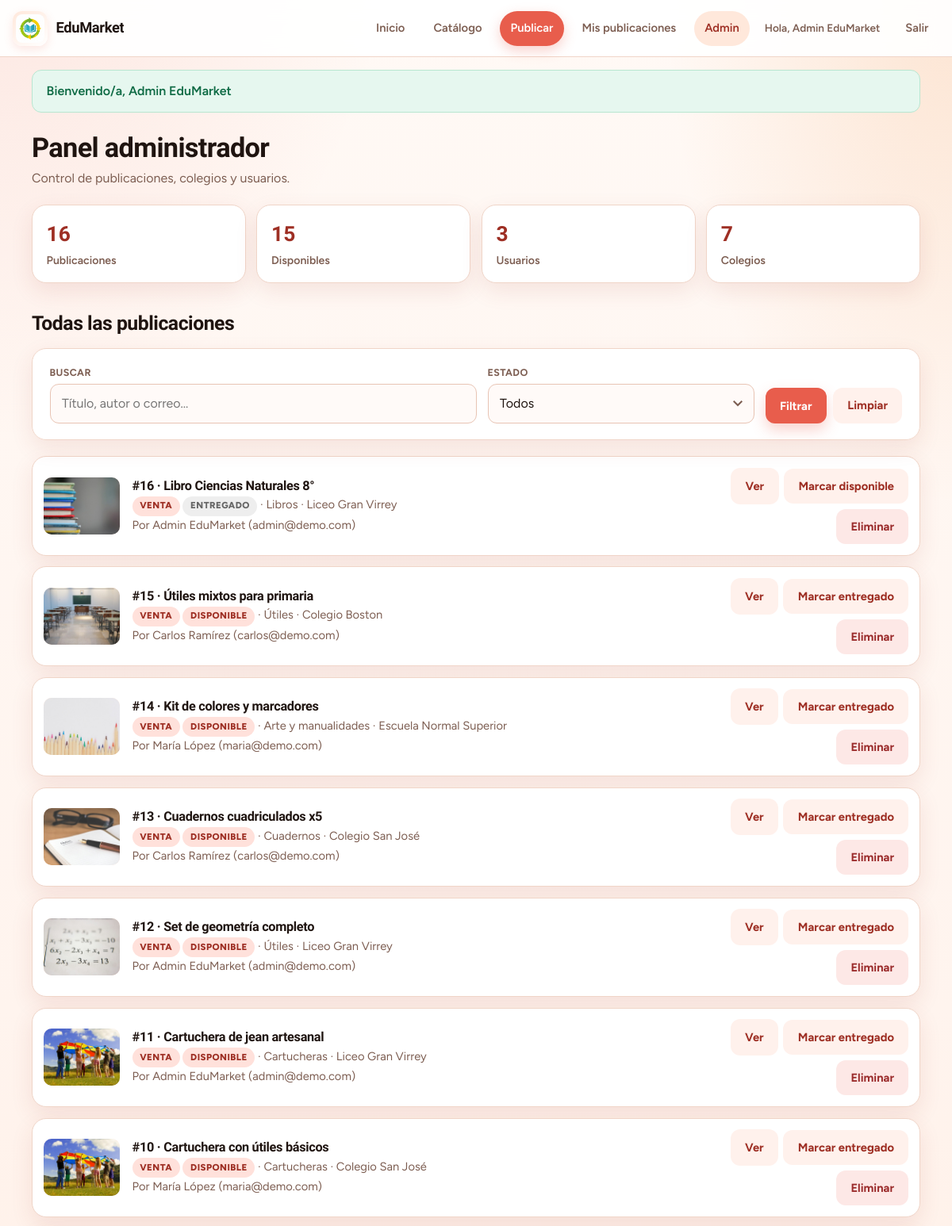
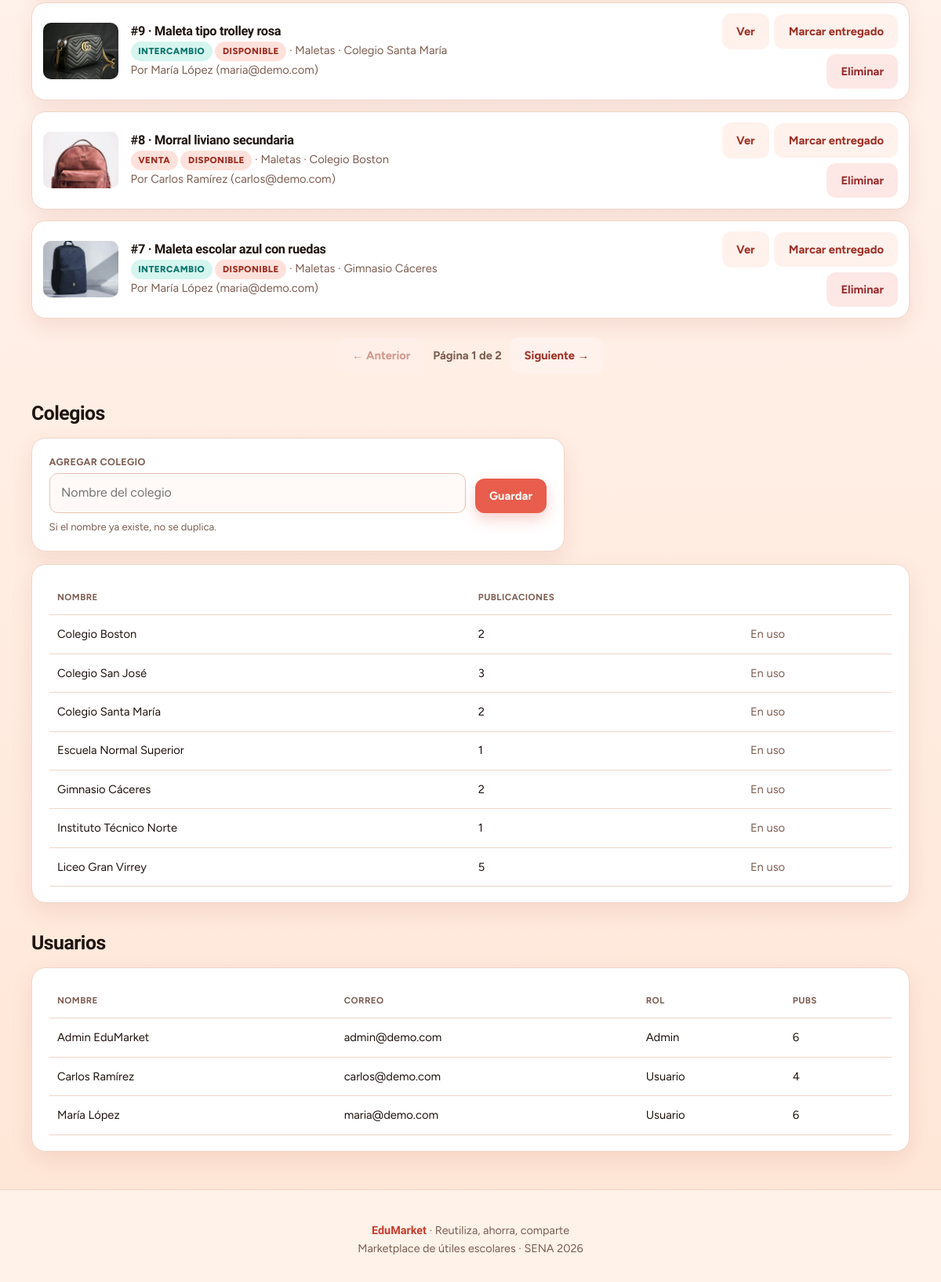
The app's page /admin.php (signed in) with its own data (2 pictures, top to bottom).
### tables this page shows
CREATE TABLE articulo (
  id_articulo INT AUTO_INCREMENT PRIMARY KEY,
  titulo VARCHAR(200) NOT NULL,
  descripcion TEXT,
  precio DECIMAL(10,2) NOT NULL DEFAULT 0.00,
  tipo ENUM('venta','intercambio') NOT NULL DEFAULT 'venta',
  estado ENUM('disponible','entregado') NOT NULL DEFAULT 'disponible',
  telefono_contacto VARCHAR(20) NOT NULL,
  foto_url VARCHAR(255) DEFAULT NULL,
  id_categoria INT NOT NULL,
  id_institucion INT NOT NULL,
  id_usuario INT NOT NULL,
  creado_en TIMESTAMP DEFAULT CURRENT_TIMESTAMP,
  CONSTRAINT fk_articulo_categoria FOREIGN KEY (id_categoria) REFERENCES categoria(id_categoria),
  CONSTRAINT fk_articulo_institucion FOREIGN KEY (id_institucion) REFERENCES institucion(id_institucion),
  CONSTRAINT fk_articulo_usuario FOREIGN KEY (id_usuario) REFERENCES usuario(id_usuario) ON DELETE CASCADE
);

CREATE TABLE categoria (
  id_categoria INT AUTO_INCREMENT PRIMARY KEY,
  nombre VARCHAR(80) NOT NULL UNIQUE
);

CREATE TABLE institucion (
  id_institucion INT AUTO_INCREMENT PRIMARY KEY,
  nombre VARCHAR(150) NOT NULL,
  UNIQUE KEY uq_institucion_nombre (nombre)
);

CREATE TABLE usuario (
  id_usuario INT AUTO_INCREMENT PRIMARY KEY,
  email VARCHAR(150) NOT NULL UNIQUE,
  nombre VARCHAR(120) NOT NULL,
  password_hash VARCHAR(255) NOT NULL,
  telefono VARCHAR(20) DEFAULT NULL,
  es_admin TINYINT(1) NOT NULL DEFAULT 0
);

### admin.php (the view, shortened to what this page needs)
<?php
require_once __DIR__ . "/includes/conexion.php";
require_once __DIR__ . "/includes/funciones.php";
$q = trim($_GET["q"] ?? "");
$estadoFiltro = trim($_GET["estado"] ?? "");
$where = " WHERE 1=1";
$types = "";
$params = [];
$countSql = "SELECT COUNT(*) AS total
 FROM articulo a
 JOIN usuario u ON u.id_usuario = a.id_usuario" . $where;
if ($types) {
    $stc = $mysqli->prepare($countSql);
    $stc->bind_param($types, ...$params);
    $stc->execute();
    $totalArts = (int)$stc->get_result()->fetch_assoc()["total"];
} else {
    $totalArts = (int)$mysqli->query($countSql)->fetch_assoc()["total"];
}
$pag = calcularPaginacion($totalArts, 10);
$queryKeep = array_filter([
    "q" => $q !== "" ? $q : null,
    "estado" => $estadoFiltro !== "" ? $estadoFiltro : null,
]);
$sql = "SELECT a.*, c.nombre AS categoria, i.nombre AS institucion,
        u.nombre AS autor, u.email AS autor_email
 FROM articulo a
 JOIN categoria c ON c.id_categoria = a.id_categoria
 JOIN institucion i ON i.id_institucion = a.id_institucion
 JOIN usuario u ON u.id_usuario = a.id_usuario"
 . $where
 . " ORDER BY a.id_articulo DESC LIMIT ? OFFSET ?";
$typesPage = $types . "ii";
$paramsPage = array_merge($params, [$pag["por_pagina"], $pag["offset"]]);
$st = $mysqli->prepare($sql);
$st->bind_param($typesPage, ...$paramsPage);
$st->execute();
$arts = $st->get_result()->fetch_all(MYSQLI_ASSOC);
$stats = [
    "articulos" => (int)$mysqli->query("SELECT COUNT(*) c FROM articulo")->fetch_assoc()["c"],
    "disponibles" => (int)$mysqli->query("SELECT COUNT(*) c FROM articulo WHERE estado='disponible'")->fetch_assoc()["c"],
    "usuarios" => (int)$mysqli->query("SELECT COUNT(*) c FROM usuario")->fetch_assoc()["c"],
    "colegios" => (int)$mysqli->query("SELECT COUNT(*) c FROM institucion")->fetch_assoc()["c"],
];
$insts = $mysqli->query(
    "SELECT i.*, (SELECT COUNT(*) FROM articulo a WHERE a.id_institucion=i.id_institucion) AS pubs
     FROM institucion i ORDER BY i.nombre"
)->fetch_all(MYSQLI_ASSOC);
$usuarios = $mysqli->query(
    "SELECT u.id_usuario, u.nombre, u.email, u.es_admin,
            (SELECT COUNT(*) FROM articulo a WHERE a.id_usuario=u.id_usuario) AS pubs
     FROM usuario u ORDER BY u.es_admin DESC, u.nombre"
)->fetch_all(MYSQLI_ASSOC);
require __DIR__ . "/includes/header.php";
?>
<main class="contenedor">
  <div class="page-head">
    <div>
      <h1>Panel administrador</h1>
      <p>Control de publicaciones, colegios y usuarios.</p>
    </div>
  </div>
  <div class="admin-stats">
    <div class="stat-card"><strong><?= $stats["articulos"] ?></strong><span>Publicaciones</span></div>
    <div class="stat-card"><strong><?= $stats["disponibles"] ?></strong><span>Disponibles</span></div>
    <div class="stat-card"><strong><?= $stats["usuarios"] ?></strong><span>Usuarios</span></div>
    <div class="stat-card"><strong><?= $stats["colegios"] ?></strong><span>Colegios</span></div>
  </div>
  <section class="section">
    <div class="section-head">
      <h2>Todas las publicaciones</h2>
    </div>
    <form class="panel filters admin-filters" method="get">
      <div>
        <label for="q">Buscar</label>
        <input id="q" name="q" placeholder="Título, autor o correo…" value="<?= e($q) ?>">
      </div>
      <div>
        <label for="estado">Estado</label>
        <select id="estado" name="estado">
          <option value="">Todos</option>
        </select>
      </div>
      <div class="filters-actions">
        <button class="btn btn-primary" type="submit">Filtrar</button>
        <a class="btn btn-ghost" href="admin.php">Limpiar</a>
      </div>
    </form>
    <?php if (!$arts): ?>
      <div class="empty-state"><h3>Sin publicaciones</h3></div>
    <?php else: ?>
      <div class="pub-grid">
        <?php foreach ($arts as $a):
          $foto = fotoArticulo($a["foto_url"], $a["categoria"]);
        ?>
          <article class="pub-item admin-pub">
            <div class="pub-thumb">
              <img src="<?= e($foto) ?>" alt="" loading="lazy">
            </div>
            <div>
              <h3>#<?= (int)$a["id_articulo"] ?> · <?= e($a["titulo"]) ?></h3>
              <p class="muted">
                <span class="badge <?= $a['tipo']==='intercambio'?'intercambio':'' ?>"><?= e(etiquetaTipo($a['tipo'])) ?></span>
                <?php if ($a["estado"] === "entregado"): ?>
                  <span class="badge entregado">Entregado</span>
                <?php else: ?>
                  <span class="badge">Disponible</span>
                <?php endif; ?>
                · <?= e($a["categoria"]) ?> · <?= e($a["institucion"]) ?>
              </p>
              <p class="muted">Por <?= e($a["autor"]) ?> (<?= e($a["autor_email"]) ?>)</p>
            </div>
            <div class="pub-actions">
              <a class="btn btn-ghost" href="articulo.php?id=<?= (int)$a['id_articulo'] ?>">Ver</a>
              <form method="post">
                <button class="btn btn-ghost" type="submit">
                  <?= $a['estado']==='disponible' ? 'Marcar entregado' : 'Marcar disponible' ?>
                </button>
              </form>
              <form method="post" onsubmit="return confirm('¿Eliminar esta publicación de forma permanente?');">
                <button class="btn btn-danger" type="submit">Eliminar</button>
              </form>
            </div>
          </article>
        <?php endforeach; ?>
      </div>
      <?= renderPaginacion($pag, $queryKeep) ?>
    <?php endif; ?>
  </section>
  <section class="section" id="colegios">
    <div class="section-head">
      <h2>Colegios</h2>
    </div>
    <div class="panel form-panel" style="margin-bottom:1rem;">
      <form method="post" class="admin-inline-form">
        <div class="campo" style="flex:1;margin-bottom:0;">
          <label for="nombre_colegio">Agregar colegio</label>
          <input id="nombre_colegio" name="nombre_colegio" required maxlength="150" placeholder="Nombre del colegio">
        </div>
        <button class="btn btn-primary" type="submit" style="align-self:end;">Guardar</button>
      </form>
      <p class="muted" style="margin-top:.5rem;font-size:.82rem;">Si el nombre ya existe, no se duplica.</p>
    </div>
    <div class="table-wrap panel">
      <table>
        <thead>
          <tr><th>Nombre</th><th>Publicaciones</th><th></th></tr>
        </thead>
        <tbody>
          <?php foreach ($insts as $i): ?>
            <tr>
              <td><?= e($i["nombre"]) ?></td>
              <td><?= (int)$i["pubs"] ?></td>
              <td>
                <?php if ((int)$i["pubs"] === 0): ?>
                  <form method="post" onsubmit="return confirm('¿Eliminar colegio?');" style="display:inline;">
                    <input type="hidden" name="accion" value="eliminar_colegio">
                    <input type="hidden" name="id_institucion" value="<?= (int)$i['id_institucion'] ?>">
                    <button class="btn btn-danger" type="submit">Eliminar</button>
                  </form>
                <?php else: ?>
                  <span class="muted">En uso</span>
                <?php endif; ?>
              </td>
            </tr>
          <?php endforeach; ?>
        </tbody>
      </table>
    </div>
  </section>
  <section class="section" id="usuarios">
    <div class="section-head">
      <h2>Usuarios</h2>
    </div>
    <div class="table-wrap panel">
      <table>
        <thead>
          <tr><th>Nombre</th><th>Correo</th><th>Rol</th><th>Pubs</th></tr>
        </thead>
        <tbody>
          <?php foreach ($usuarios as $u): ?>
            <tr>
              <td><?= e($u["nombre"]) ?></td>
              <td><?= e($u["email"]) ?></td>
              <td><?= !empty($u["es_admin"]) ? "Admin" : "Usuario" ?></td>
              <td><?= (int)$u["pubs"] ?></td>
            </tr>
          <?php endforeach; ?>
        </tbody>
      </table>
    </div>
  </section>
</main>
<?php require __DIR__ . "/includes/footer.php"; ?>

### records on screen
articulo: foto_url (picture), id_articulo "16", titulo "Libro Ciencias Naturales 8°", tipo "VENTA", estado "ENTREGADO", id_categoria.nombre "Libros", id_institucion.nombre "Liceo Gran Virrey", id_usuario.nombre "Admin EduMarket", id_usuario.email "admin@demo.com"
articulo: foto_url (picture), id_articulo "15", titulo "Útiles mixtos para primaria", tipo "VENTA", estado "DISPONIBLE", id_categoria.nombre "Útiles", id_institucion.nombre "Colegio Boston", id_usuario.nombre "Carlos Ramírez", id_usuario.email "carlos@demo.com"
articulo: foto_url (picture), id_articulo "14", titulo "Kit de colores y marcadores", tipo "VENTA", estado "DISPONIBLE", id_categoria.nombre "Arte y manualidades", id_institucion.nombre "Escuela Normal Superior", id_usuario.nombre "María López", id_usuario.email "maria@demo.com"
articulo: foto_url (picture), id_articulo "13", titulo "Cuadernos cuadriculados x5", tipo "VENTA", estado "DISPONIBLE", id_categoria.nombre "Cuadernos", id_institucion.nombre "Colegio San José", id_usuario.nombre "Carlos Ramírez", id_usuario.email "carlos@demo.com"
articulo: foto_url (picture), id_articulo "12", titulo "Set de geometría completo", tipo "VENTA", estado "DISPONIBLE", id_categoria.nombre "Útiles", id_institucion.nombre "Liceo Gran Virrey", id_usuario.nombre "Admin EduMarket", id_usuario.email "admin@demo.com"
articulo: foto_url (picture), id_articulo "11", titulo "Cartuchera de jean artesanal", tipo "VENTA", estado "DISPONIBLE", id_categoria.nombre "Cartucheras", id_institucion.nombre "Liceo Gran Virrey", id_usuario.nombre "Admin EduMarket", id_usuario.email "admin@demo.com"
articulo: foto_url (picture), id_articulo "10", titulo "Cartuchera con útiles básicos", tipo "VENTA", estado "DISPONIBLE", id_categoria.nombre "Cartucheras", id_institucion.nombre "Colegio San José", id_usuario.nombre "María López", id_usuario.email "maria@demo.com"
articulo: foto_url (picture), id_articulo "9", titulo "Maleta tipo trolley rosa", tipo "INTERCAMBIO", estado "DISPONIBLE", id_categoria.nombre "Maletas", id_institucion.nombre "Colegio Santa María", id_usuario.nombre "María López", id_usuario.email "maria@demo.com"
articulo: foto_url (picture), id_articulo "8", titulo "Morral liviano secundaria", tipo "VENTA", estado "DISPONIBLE", id_categoria.nombre "Maletas", id_institucion.nombre "Colegio Boston", id_usuario.nombre "Carlos Ramírez", id_usuario.email "carlos@demo.com"
articulo: foto_url (picture), id_articulo "7", titulo "Maleta escolar azul con ruedas", tipo "INTERCAMBIO", estado "DISPONIBLE", id_categoria.nombre "Maletas", id_institucion.nombre "Gimnasio Cáceres", id_usuario.nombre "María López", id_usuario.email "maria@demo.com"
institucion: nombre "Colegio Boston", pubs "2"
institucion: nombre "Colegio San José", pubs "3"
institucion: nombre "Colegio Santa María", pubs "2"
institucion: nombre "Escuela Normal Superior", pubs "1"
institucion: nombre "Gimnasio Cáceres", pubs "2"
institucion: nombre "Instituto Técnico Norte", pubs "1"
institucion: nombre "Liceo Gran Virrey", pubs "5"
usuario: nombre "Admin EduMarket", email "admin@demo.com", es_admin "Admin", pubs "6"
usuario: nombre "Carlos Ramírez", email "carlos@demo.com", es_admin "Usuario", pubs "4"
usuario: nombre "María López", email "maria@demo.com", es_admin "Usuario", pubs "6"

### other values on screen
$usuario["nombre"] "Admin EduMarket"
$mensaje "Bienvenido/a, Admin EduMarket"
$stats["articulos"] "16"
$stats["disponibles"] "15"
$stats["usuarios"] "3"
$stats["colegios"] "7"
$page "1"
$totalPaginas "2"
